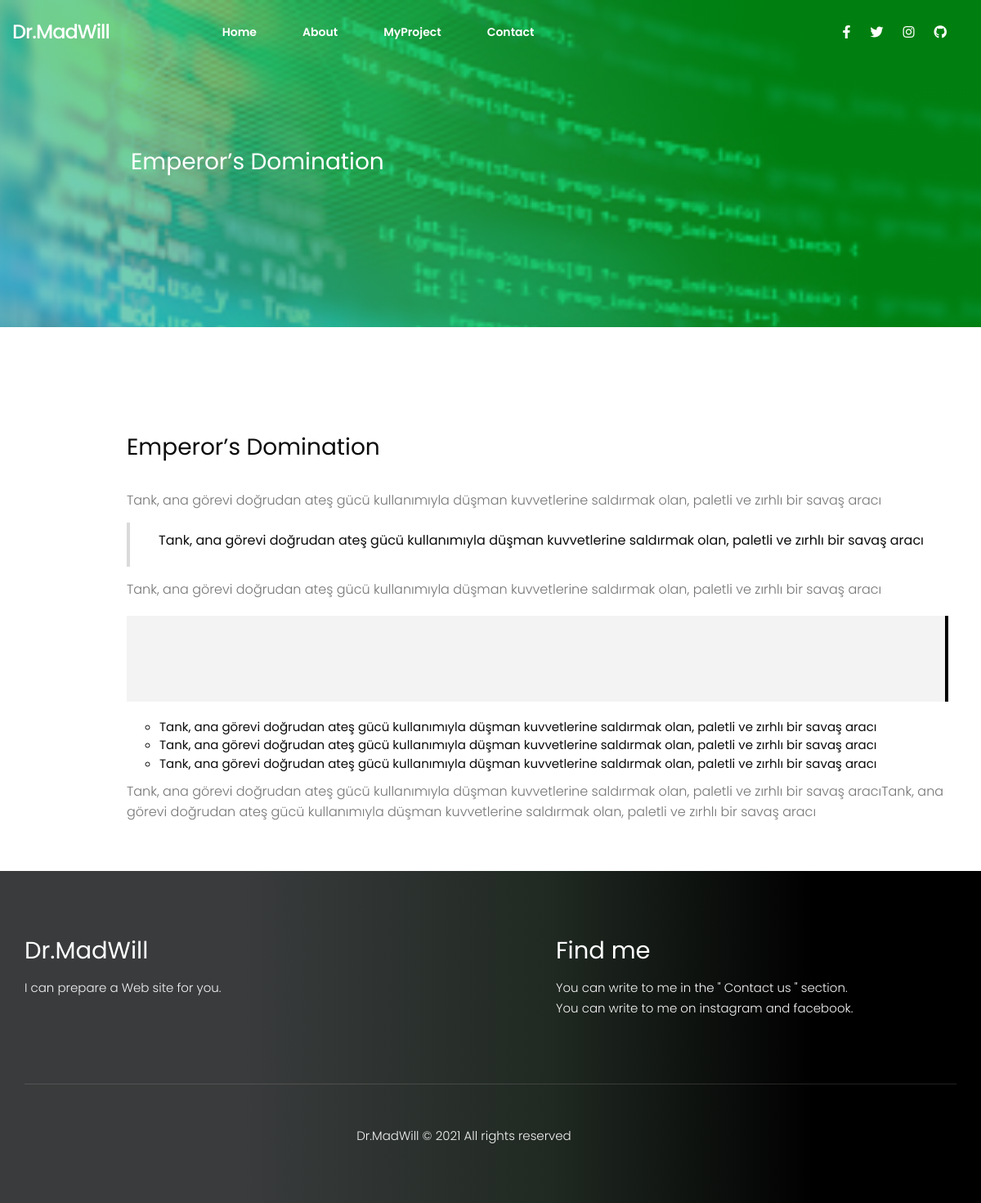
The app's page /project/3 with its own data.
### postd/models.py (models this page shows, shortened)
class Backgroundimg(db.Model):
    id = db.Column(db.Integer, primary_key=True)
    infoimg = db.Column(db.String(80), nullable=False)
    show=db.Column(db.String(1))

class Projectin(db.Model):
    id = db.Column(db.Integer, primary_key=True)
    protime = db.Column(db.String(25), nullable=False)
    protitle = db.Column(db.String(50), nullable=False)
    prosortcut = db.Column(db.String(80), nullable=False)
    projareya = db.Column(db.Text)
    cardTextadd=db.Column(db.String(210))
    projareya2 = db.Column(db.Text)
    projtitle = db.Column(db.String(100))
    listp = db.Column(db.String(70))
    listp1 = db.Column(db.String(70))
    listp2 = db.Column(db.String(70))
    listp3 = db.Column(db.String(70))
    listp4 = db.Column(db.String(70))
    listp5 = db.Column(db.String(70))
    listp6 = db.Column(db.String(70))
    listp7 = db.Column(db.String(70))
    projareya3 = db.Column(db.Text)
    proimg=db.Column(db.String(100))
    show=db.Column(db.String(10))

### postd/routes.py (the view)
@app.route('/project/<int:id>', methods=['GET','POST'])
def project(id):
    procejt=Projectin.query.get_or_404(id)
    bacgroundimall=Backgroundimg.query.all()
    hinfolen=len(bacgroundimall)-1
    backimg=bacgroundimall[hinfolen]
    return render_template('will-project.html',procejt=procejt,backimg=backimg)

### postd/templates/will-project.html (shortened to what this page needs)
{% extends 'base.html' %}
    {% block contet %}
        <main>
            <section style="background-image:linear-gradient(60deg, rgba(60,173,208,0.7) 25%, rgba(46,195,75,0.7) 56%, rgba(0,181,23,0.7) 83%), url(../static/img/{{backimg.infoimg}})" id="home-project">
                <div class="container pr-row home-project-deskop">
                    <div class="title-container">
                        <h2 class="home-project-title tcapitalize">
                            {{procejt.protitle}}
                        </h2>
                    </div>
                </div>
            </section>
            <section id="info-project">
                <div class="container">
                    <div class="left-space">
                        <div class="img-container">
                        </div>
                        <div>
                            <h3 class="project-info-title tcapitalize">
                                {{procejt.protitle}}
                            </h3>
                            <p class="project-text">{{procejt.projareya}}</p>
                            <div class="left-border">
                                <p>
                                    {{procejt.prosortcut}}
                                </p>
                            </div>
                            <p class="project-text">{{procejt.projareya2}}</p>
                            <div class="pr-row pr-justify-content-center info-project-info">
                            </div>
                            {% if procejt.listp %}
                            <ol>
                                <li>
                                    {{procejt.listp}}
                                </li>
                                {% if procejt.listp1 %}
                                <li>
                                    {{procejt.listp1}}
                                </li>
                                {% endif %}
                                {% if procejt.listp2 %}
                                <li>
                                    {{procejt.listp2}}
                                </li>
                                {% endif %}
                            </ol>
                            {% endif %}
                            <p class="project-text">{{procejt.projareya3}}</p>
                        </div>
                    </div>
                </div>
            </section>
        </main>
    {% endblock %}

### postd/static/css/header.css (style rules this page uses)
:root { --first-clr:#f1f1f1; --second-clr:rgba(221, 25, 25, 0.856); --trid-clr:#000; --fourth-clr:rgba(63, 59, 59,0.83); --btext-clr:#757575; --ttext-clr: #393939; --shadow:rgba(78, 78, 78, 0.342); --gradient-clr:linear-gradient(60deg, rgba(60,173,208,1) 25%, rgba(46,195,75,1) 56%, rgba(0,181,23,1) 83%); --ffamily:'Poppins', sans-serif; }
.container { padding: 0 !important; box-sizing: border-box; }

### postd/static/css/common.css (style rules this page uses)
:root { --first-clr:#f1f1f1; --second-clr:rgba(221, 25, 25, 0.856); --trid-clr:#000; --fourth-clr:rgba(63, 59, 59,0.83); --btext-clr:#757575; --ttext-clr: #393939; --shadow:rgba(78, 78, 78, 0.342); --gradient-clr:linear-gradient(60deg, rgba(60,173,208,1) 25%, rgba(46,195,75,1) 56%, rgba(0,181,23,1) 83%); --ffamily:'Poppins', sans-serif; }
html { scroll-behavior: smooth; }
body { font-family: var(--ffamily); margin: 0; padding: 0; box-sizing: border-box; color: rgb(12, 12, 12); }
html { font-size: 10px; transition: all 0.5s; }
.pr-row { display:flex; }
.pr-justify-content-center { justify-content: center; }
.tcapitalize { text-transform: capitalize; }

### postd/static/css/main.css (style rules this page uses)
:root { --first-clr:#f1f1f1; --second-clr:rgba(221, 25, 25, 0.856); --trid-clr:#000; --fourth-clr:rgba(63, 59, 59,0.83); --btext-clr:#757575; --ttext-clr: #393939; --shadow:rgba(78, 78, 78, 0.342); --gradient-clr:linear-gradient(60deg, rgba(60,173,208,1) 25%, rgba(46,195,75,1) 56%, rgba(0,181,23,1) 83%); --ffamily:'Poppins', sans-serif; }

### postd/static/css/footer.css (style rules this page uses)
:root { --first-clr:#f1f1f1; --second-clr:rgba(221, 25, 25, 0.856); --trid-clr:#000; --fourth-clr:rgba(63, 59, 59,0.83); --btext-clr:#757575; --ttext-clr: #393939; --shadow:rgba(78, 78, 78, 0.342); --gradient-clr:linear-gradient(60deg, rgba(60,173,208,1) 25%, rgba(46,195,75,1) 56%, rgba(0,181,23,1) 83%); --ffamily:'Poppins', sans-serif; }

### postd/static/css/sayfa.css (style rules this page uses)
* { font-family: 'Poppins', sans-serif; }
#home-project { background-repeat: no-repeat; background-attachment: fixed; background-position: bottom; background-size: cover; }
#home-project .pr-row { align-items: center; color: white; transition: all 0.3s; }
#home-project .title-container { margin-left: 115px; width: 460px; padding: 0 15px; transition: all 0.3s; }
.home-project-title { font-size: 28px; font-weight: 400; }
.home-project-deskop { height: 400px; transition: all 0.3s; }
#info-project { padding: 55px 0; }
.left-space { margin-left: 115px; padding: 0 10px; }
.img-container { width: 100%; margin: 25px 0; }
.project-text { font-family: 'Poppins', sans-serif; font-size: 16px; font-weight: 300; color: #757575; line-height: 25px; margin: 5px 0; }
.project-info-title { font-size: 28px; font-weight: 400; margin: 35px 0; font-family: 'Poppins', sans-serif; }
.left-border { border-left: 4px solid #cccacab2; padding:10px 0px 10px 35px ; font-size: 16px; font-weight: 300; font-weight: 400; margin: 15px 0; }
.info-project-info { margin: 20px 0; padding: 50px 0; background-color: #f3f3f3; border-right: 4px solid black; }
ol { list-style: circle; font-size: 15px; }

### records on screen
Backgroundimg: infoimg (picture)
Projectin: protitle "Emperor’s Domination", projareya "Tank, ana görevi doğrudan ateş gücü kullanımıyla düşman kuvvetlerine saldırmak olan, paletli ve zırhlı bir savaş aracı", prosortcut "Tank, ana görevi doğrudan ateş gücü kullanımıyla düşman kuvvetlerine saldırmak olan, paletli ve zırhlı bir savaş aracı", projareya2 "Tank, ana görevi doğrudan ateş gücü kullanımıyla düşman kuvvetlerine saldırmak olan, paletli ve zırhlı bir savaş aracı", listp "Tank, ana görevi doğrudan ateş gücü kullanımıyla düşman kuvvetlerine saldırmak olan, paletli ve zırhlı bir savaş aracı", listp1 "Tank, ana görevi doğrudan ateş gücü kullanımıyla düşman kuvvetlerine saldırmak olan, paletli ve zırhlı bir savaş aracı", listp2 "Tank, ana görevi doğrudan ateş gücü kullanımıyla düşman kuvvetlerine saldırmak olan, paletli ve zırhlı bir savaş aracı", projareya3 "Tank, ana görevi doğrudan ateş gücü kullanımıyla düşman kuvvetlerine saldırmak olan, paletli ve zırhlı bir savaş aracıTank, ana görevi doğrudan ateş gücü kullanımıyla düşman kuvvetlerine saldırmak olan, paletli ve zırhlı bir savaş aracı"
